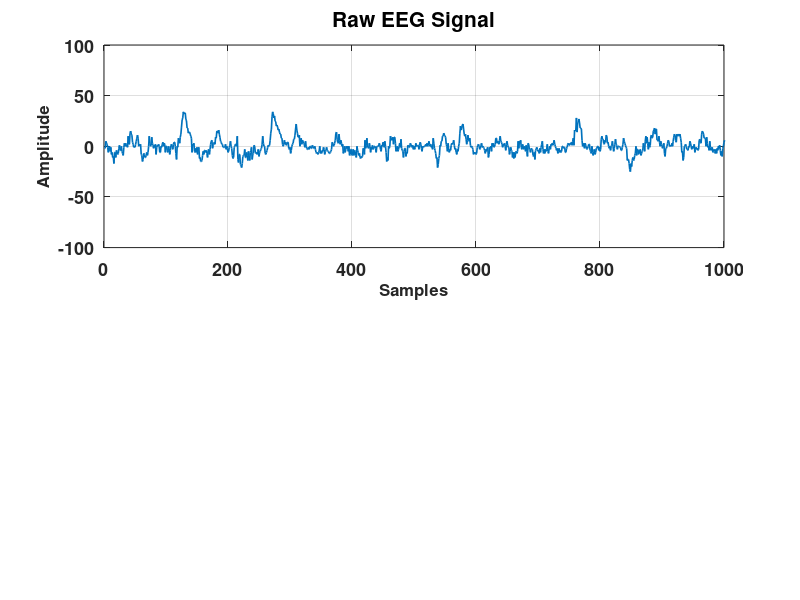

The MATLAB script that drew this image: (Note: this script raises an error after producing the figure.)
clc
clear all
close all

%IMPORTING DATA SET AND SETTING FS
load case1.mat;
s=EEG;
fs=128;
s1=bis;
figure(1);
subplot(2,1,1);
plot(s, 'linewidth', 1.2);
set(gca, 'fontsize', 13, 'fontweight', 'bold');
xlabel('Samples', 'fontsize', 12, 'fontweight', 'bold');
ylabel('Amplitude', 'fontsize', 12, 'fontweight', 'bold');
title('Raw EEG Signal', 'fontsize', 15);
grid on
xlim([0 1000])

%EEG PRE-PROCESSING STAGE
%1. REMOVING OUTLIERS
windowSize = 6;
numMedians = 2;
[filteredData,outliers]=hampel(s,windowSize,numMedians);

subplot(2,1,2);
plot(filteredData, 'linewidth', 1.2);
set(gca, 'fontsize', 13, 'fontweight', 'bold');
xlabel('Samples', 'fontsize', 12, 'fontweight', 'bold');
ylabel('Amplitude', 'fontsize', 12, 'fontweight', 'bold');
title('Removal of Outliers (Filtered Signal)', 'fontsize', 15);
grid on
xlim([0 600])

subplot(3,1,3);
plot(s, 'linewidth', 1.2);
xlim([0 600])
hold on
plot(filteredData, 'linewidth', 1.2);
set(gca, 'fontsize', 13, 'fontweight', 'bold');
xlabel('Samples', 'fontsize', 12, 'fontweight', 'bold');
ylabel('Amplitude', 'fontsize', 12, 'fontweight', 'bold');
title('Comparison of Original and Filtered EEG Signal', 'fontsize', 15);
grid on
xlim([0 600]);
legend('Orginal Data', 'Filtered Data');

%2. FIR FILTERATION
N=10;
%LOW PASS FILTER 0-47 Hz
[n,d]=fir1(N,0.3274,blackman(N+1)); %fir1(N,Wn,WINDOW) {0<WN<1} 
[h w] = freqz (n,d,128); %freqz(B(N),A(D),N)
h=freqz(n,d,128); %{N-point complex frequency response}

figure(2);
subplot(2,1,1);
plot(w*fs/(2*pi),abs(h), 'linewidth', 1.2);
set(gca, 'fontsize', 13, 'fontweight', 'bold');
xlabel('Frequency (in Hz)', 'fontsize', 12, 'fontweight', 'bold');
ylabel('Gain in dB', 'fontsize', 12, 'fontweight', 'bold');
title('Response of LPF', 'fontsize', 15);
grid on

sf = filter(n,d,filteredData); %filter(B,A,X) {Filters X with a and b}
subplot(2,1,2)
plot(sf, 'linewidth', 1.2)
set(gca, 'fontsize', 13, 'fontweight', 'bold');
xlabel('Samples', 'fontsize', 12, 'fontweight', 'bold');
ylabel('Amplitude', 'fontsize', 12, 'fontweight', 'bold');
title('Filtered EEG Signal Output', 'fontsize', 15);
grid on
xlim([0 600]);



%3. DENOISING USING WAVELET TRANSFORM TO REMOVE EOG ARTIFACTS.
wname1='db7';
wname2='db9';
d1 = mean(dbwavf(wname1));
d2 = mean(dbwavf(wname2));
d=d1+d2;
st=median(abs(d))/0.6745;
n=length(sf)
h=sqrt(2*log(n))
thr=st*h

eogremecg=wthresh(sf,'s',thr);
figure(3);
subplot(2,1,1);
plot(sf, 'linewidth', 1.2);
set(gca, 'fontsize', 13, 'fontweight', 'bold');
xlabel('Samples', 'fontsize', 12, 'fontweight', 'bold');
ylabel('Amplitude', 'fontsize', 12, 'fontweight', 'bold');
title('EEG SIGNAL WITH ARTIFACTS', 'fontsize', 15);
grid on
xlim([0 8000]);




%4. DENOISING USING MEDIAN FILTER TO REMOVE EMG SIGNALS (Spikes).
eeg = medfilt1(eogremecg,12);
subplot(2,1,2);

plot(eeg, 'linewidth', 1.2);
set(gca, 'fontsize', 13, 'fontweight', 'bold');
xlabel('Samples', 'fontsize', 12, 'fontweight', 'bold');
ylabel('Amplitude', 'fontsize', 12, 'fontweight', 'bold');
title('EEG SIGNAL AFTER REMOVAL OF ARTIFACTS', 'fontsize', 15);
grid on
xlim([0 8000]);

%FEATURE EXTRACTION
%1. Beta Ratio
N=2048;
waveletFunction = 'db8';
[C,L] = wavedec(eeg,8,waveletFunction);
cD1 = detcoef(C,L,1);
cD2 = detcoef(C,L,2);
cD3 = detcoef(C,L,3);
cD4 = detcoef(C,L,4);
cD5 = detcoef(C,L,5); %GAMA
cD6 = detcoef(C,L,6); %BETA
cD7 = detcoef(C,L,7); %ALPHA
cD8 = detcoef(C,L,8); %THETA
cA8 = appcoef(C,L,waveletFunction,8); %DELTA

D1 = wrcoef('d',C,L,waveletFunction,1);
D2 = wrcoef('d',C,L,waveletFunction,2);
D3 = wrcoef('d',C,L,waveletFunction,3);
D4 = wrcoef('d',C,L,waveletFunction,4);
D5 = wrcoef('d',C,L,waveletFunction,5); %GAMMA
D6 = wrcoef('d',C,L,waveletFunction,6); %BETA
D7 = wrcoef('d',C,L,waveletFunction,7); %ALPHA
D8 = wrcoef('d',C,L,waveletFunction,8); %THETA
A8 = wrcoef('a',C,L,waveletFunction,8); %DELTA

figure(5);
Gamma = D5;
subplot(5,1,1); 
plot(1:1:length(Gamma),Gamma, 'linewidth', 1.2);
set(gca, 'fontsize', 13, 'fontweight', 'bold');
xlabel('Time', 'fontsize', 12, 'fontweight', 'bold');
ylabel('Amplitude', 'fontsize', 12, 'fontweight', 'bold');
title('GAMMA', 'fontsize', 15);
grid on
xlim([0 10000])

Beta = D6;
subplot(5,1,2); 
plot(1:1:length(Beta), Beta, 'linewidth', 1.2);
set(gca, 'fontsize', 13, 'fontweight', 'bold');
xlabel('Time', 'fontsize', 12, 'fontweight', 'bold');
ylabel('Amplitude', 'fontsize', 12, 'fontweight', 'bold');
title('BETA', 'fontsize', 15);
grid on
xlim([0 10000])

Alpha = D7;
subplot(5,1,3); 
plot(1:1:length(Alpha),Alpha, 'linewidth', 1.2);
set(gca, 'fontsize', 13, 'fontweight', 'bold');
xlabel('Time', 'fontsize', 12, 'fontweight', 'bold');
ylabel('Amplitude', 'fontsize', 12, 'fontweight', 'bold');
title('ALPHA', 'fontsize', 15);
grid on
xlim([0 10000])

Theta = D8;
subplot(5,1,4);
plot(1:1:length(Theta),Theta, 'linewidth', 1.2);
set(gca, 'fontsize', 13, 'fontweight', 'bold');
xlabel('Time', 'fontsize', 12, 'fontweight', 'bold');
ylabel('Amplitude', 'fontsize', 12, 'fontweight', 'bold');
title('THETA', 'fontsize', 15);
grid on
xlim([0 10000])

Delta = A8;
subplot(5,1,5);
plot(1:1:length(Delta),Delta, 'linewidth', 1.2);
set(gca, 'fontsize', 13, 'fontweight', 'bold');
xlabel('Samples', 'fontsize', 12, 'fontweight', 'bold');
ylabel('Amplitude', 'fontsize', 12, 'fontweight', 'bold');
title('DELTA', 'fontsize', 15);
grid on
xlim([0 10000])

%PSD CALCULATIONS
figure(6);
D5 = detrend(D5,0);
xdft = fft(D5);
freq = 0:N/length(D5):N/2;
xdft = xdft(1:length(D5)/2+1);
psdx = (1/(fs*N)) * abs(xdft).^2;
psdx(2:end-1) = 2*psdx(2:end-1);

subplot(5,1,1);
plot(freq,(psdx), 'linewidth', 1.2);
set(gca, 'fontsize', 13, 'fontweight', 'bold');
xlabel('Frequency (Hz)', 'fontsize', 12, 'fontweight', 'bold');
ylabel('Power', 'fontsize', 12, 'fontweight', 'bold');
title('GAMMA', 'fontsize', 15);
grid on
xlim([0 100]);

D6 = detrend(D6,0);
xdft2 = fft(D6);
freq2 = 0:N/length(D6):N/2;
xdft2 = xdft2(1:length(D6)/2+1);
psdx2 = (1/(fs*N)) * abs(xdft2).^2;
psdx2(2:end-1) = 2*psdx2(2:end-1);

subplot(5,1,2);
plot(freq2,abs(psdx2), 'linewidth', 1.2);
set(gca, 'fontsize', 13, 'fontweight', 'bold');
xlabel('Frequency (Hz)', 'fontsize', 12, 'fontweight', 'bold');
ylabel('Power','fontsize', 12, 'fontweight', 'bold');
title('BETA', 'fontsize', 15);
grid on
xlim([0 100]);

D7 = detrend(D7,0);
xdft3 = fft(D7);
freq3 = 0:N/length(D7):N/2;
xdft3 = xdft3(1:length(D7)/2+1);
psdx3 = (1/(fs*N)) * abs(xdft3).^2;
psdx3(2:end-1) = 2*psdx3(2:end-1);

subplot(5,1,3);
plot(freq3,abs(psdx3), 'linewidth', 1.2);
set(gca, 'fontsize', 13, 'fontweight', 'bold');
xlabel('Frequency (Hz)', 'fontsize', 12, 'fontweight', 'bold');
ylabel('Power', 'fontsize', 12, 'fontweight', 'bold');
title('ALPHA', 'fontsize', 15);
grid on
xlim([0 100]);

xdft4 = fft(D8);
freq4 = 0:N/length(D8):N/2;
xdft4 = xdft4(1:length(D8)/2+1);
psdx4 = (1/(fs*N)) * abs(xdft4).^2;
psdx4(2:end-1) = 2*psdx4(2:end-1);

subplot(5,1,4);
plot(freq4,abs(psdx4), 'linewidth', 1.2);
set(gca, 'fontsize', 13, 'fontweight', 'bold');
xlabel('Frequency (Hz)', 'fontsize', 12, 'fontweight', 'bold');
ylabel('Power', 'fontsize', 12, 'fontweight', 'bold');
title('THETA', 'fontsize', 15);
grid on
xlim([0 100]);

A8 = detrend(A8,0);
xdft5 = fft(A8);
freq5 = 0:N/length(A8):N/2;
xdft5 = xdft5(1:length(A8)/2+1);
psdx5 = (1/(fs*N)) * abs(xdft5).^2;
psdx5(2:end-1) = 2*psdx5(2:end-1);

subplot(5,1,5);
plot(freq3,abs(psdx5), 'linewidth', 1.2);
set(gca, 'fontsize', 13, 'fontweight', 'bold');
xlabel('Frequency (Hz)', 'fontsize', 12, 'fontweight', 'bold');
ylabel('Power', 'fontsize', 12, 'fontweight', 'bold');
title('DELTA', 'fontsize', 15);
grid on
xlim([0 100]);


%BETA RATIO   
beta1=psdx2;
beta2=psdx3;
beta_num=log(beta2);
beta_den=log(beta1);
beta=10*(abs(beta_den-beta_num));
[filteredData1,outliers1]=hampel(beta,6,1);

betaratio=sum(filteredData1)/length(filteredData1)

figure(7);
plot(filteredData1);
xlim([2000 6000]);
xlabel('SAMPLES');
ylabel('AMPLITUDE');
title('BETA RATIO');
BIS=sum(s1)/767
beta=beta(1:767,1);

%1. ANN
 
    Training_Set=beta(1:end,1);%specific training set
    Target_Set=s1(1:end,1); %specific target set
    Input=Training_Set'; %Convert to row
    Target=Target_Set'; %Convert to row
    X = con2seq(Input); %Convert to cell
    T = con2seq(Target); %Convert to cell
    %%2. Data preparation
    N = 365;% Multi-step ahead prediction
    % Input and target series are divided in two groups of data:
    % 1st group: used to train the network
    inputSeries  = X(1:end-N);
    targetSeries = T(1:end-N);
    inputSeriesVal  = X(end-N+1:end);
    targetSeriesVal = T(end-N+1:end); 
    % Create a Nonlinear Autoregressive Network with External Input
    %time delay 
    delay = 2;
    inputDelays = 1:2;
    feedbackDelays = 1:2;
    hiddenLayerSize = 10;
      % DoA PREDICTION
    net = narxnet(inputDelays,feedbackDelays,hiddenLayerSize);
    % Prepare the Data for Training and Simulation
    % The function PREPARETS prepares timeseries data for a particular network,
    % shifting time by the minimum amount to fill input states and layer states.
    % open loop or closed loop feedback modes.
    [inputs,inputStates,layerStates,targets] = preparets(net,inputSeries,{},targetSeries);
    % Setup Division of Data for Training, Validation, Testing
    net.divideParam.trainRatio = 70/100;
    net.divideParam.valRatio = 15/100;
    net.divideParam.testRatio = 15/100;
    % Train the Network
    [net,tr] = train(net,inputs,targets,inputStates,layerStates);
    % Test the Network
    outputs = net(inputs,inputStates,layerStates);
    errors = gsubtract(targets,outputs);
    % View the Network
    view(net)
    % Plot
    netc = closeloop(net);
    netc.name = [net.name ' - Closed Loop'];
    view(netc)
    [xc,xic,aic,tc] = preparets(netc,inputSeries,{},targetSeries);
    yc = netc(xc,xic,aic);
    
    
if (betaratio>=65) && (betaratio<=80)
    disp('SEDATION')
elseif (betaratio>=45) && (betaratio<65)
    disp('GENERAL ANAESTHESIA')
elseif betaratio<40
    disp('BURST SUPPRESSION')
end


    

